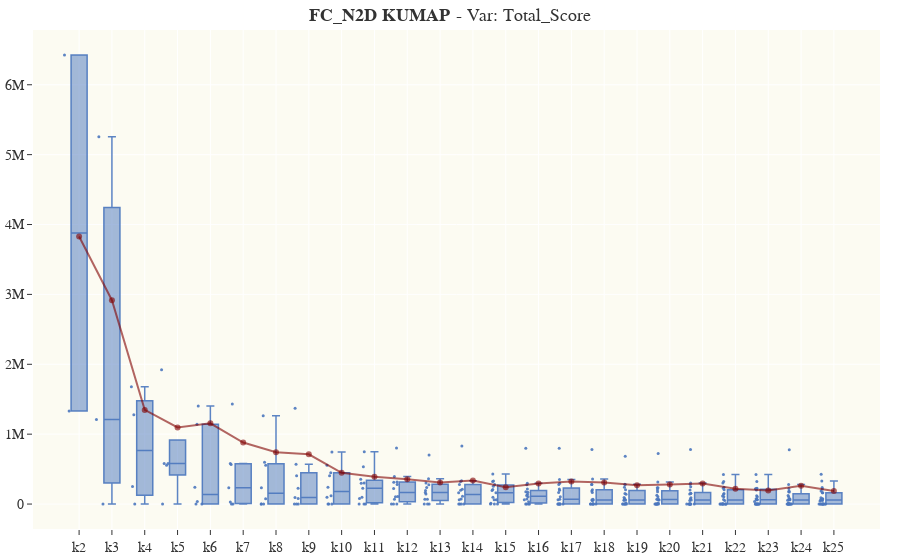

Notebook source saved alongside this figure:
### Markdown cell above
### S2

### Code cell
plot_elbow(S2_centers, sol_name=S2_name, alg='KUMAP', mode = 'Total_Score', line_type='w_avg')

### Figure 1 — Plotly figure (JSON) as saved in the notebook; plotly's stock layout.template omitted (floating-point values rounded to 4 significant figures; data arrays with more than 128 entries replaced by an {"elided": "..."} marker saying what was removed)
{"data": [{"boxpoints": "all", "fillcolor": "rgba(75, 119, 190, .5)", "hoverinfo": "skip", "jitter": 0.5, "line": {"color": "rgba(75, 119, 190, .9)", "width": 1.5}, "marker": {"size": 3}, "type": "box", "whiskerwidth": 0.5, "x": {"elided": "324 str values"}, "y": {"elided": "324 float values"}}, {"hovertemplate": "%{y:.2s}", "marker": {"color": "rgba(128, 0, 0, .6)"}, "mode": "lines+markers", "name": "Weighted Average", "type": "scatter", "x": ["k2", "k3", "k4", "k5", "k6", "k7", "k8", "k9", "k10", "k11", "k12", "k13", "k14", "k15", "k16", "k17", "k18", "k19", "k20", "k21", "k22", "k23", "k24", "k25"], "y": [3828000.0, 2917000.0, 1347000.0, 1097000.0, 1155000.0, 879900.0, 742800.0, 712500.0, 447800.0, 389500.0, 354800.0, 309000.0, 338400.0, 241700.0, 292700.0, 322000.0, 307300.0, 269700.0, 278100.0, 293900.0, 219400.0, 194700.0, 261700.0, 186700.0]}], "layout": {"autosize": true, "font": {"family": "Times New Roman", "size": 14}, "hovermode": "x", "margin": {"b": 20, "l": 5, "r": 20, "t": 30}, "paper_bgcolor": "white", "plot_bgcolor": "rgba(252, 251, 242, 1)", "showlegend": false, "title": {"font": {"family": "Garamond", "size": 18}, "text": "<b>FC_N2D KUMAP</b> - Var: Total_Score", "xanchor": "center", "yanchor": "middle"}, "xaxis": {"autorange": true, "range": [-1.369, 24.37], "type": "category"}, "yaxis": {"autorange": true, "range": [-357000.0, 6784000.0], "type": "linear"}}}
